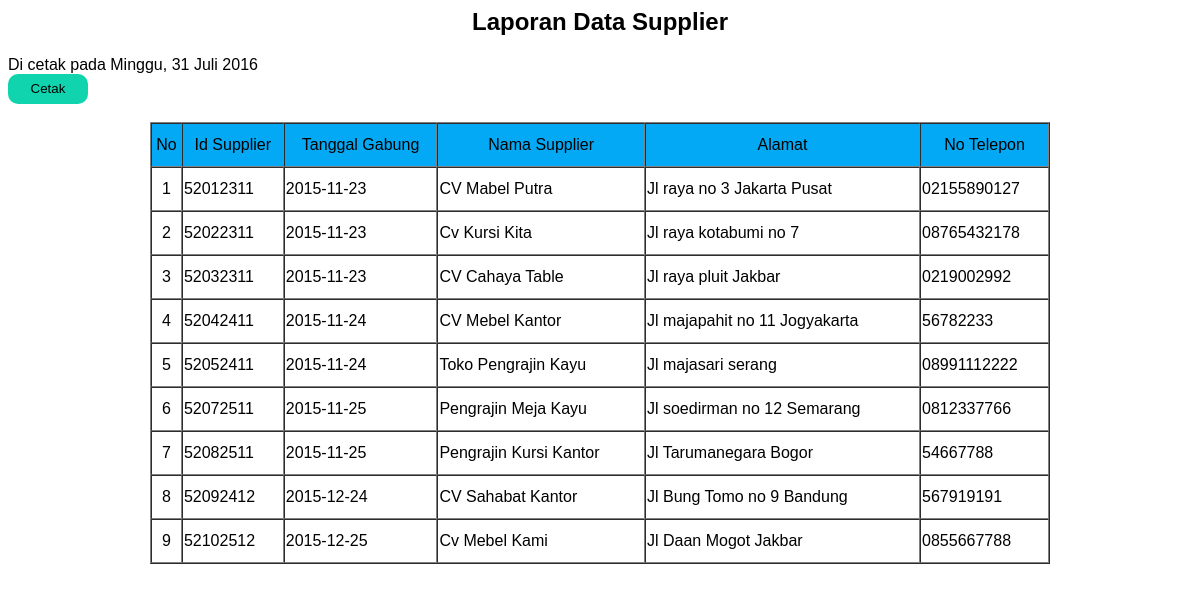
/data_supplier_report.php, run on the app's committed database.
### tables this page shows
CREATE TABLE IF NOT EXISTS `data_supplier` (
  `id_supplier` int(11) NOT NULL,
  `tgl_gabung` varchar(100) NOT NULL,
  `nama` varchar(100) NOT NULL,
  `alamat` varchar(255) NOT NULL,
  `tlp` varchar(15) NOT NULL
);

### fungsi.php (called while the page is built, shortened)
<?php
function tampilsupplier(){
	global $link;
	$query= "SELECT * FROM data_supplier";
	$result= mysqli_query($link, $query) or die("Tampil data Gagal");
	return $result;
}
?>

### data_supplier_report.php (the view, shortened to what this page needs)
<center><h2>Laporan Data Supplier</h2></center>
Di cetak pada <script type="text/javascript" src="almanak.js"></script>
<form>
	<table border="1" cellspacing="0" class="tabel2" align="center">
		<tr  bgcolor="#03A9F4" align="center">
			<td>No</td>
			<td>Id Supplier</td>
			<td>Tanggal Gabung</td>
			<td>Nama Supplier</td>
			<td>Alamat</td>
			<td>No Telepon</td>
		</tr>
<?php
$no=1;
$result=tampilsupplier();
while ($row=mysqli_fetch_assoc($result)) { ?>
		<tr>
			<td align="center"><?php echo $no; ?></td>
			<td><?php echo $row['id_supplier'];?></td>
			<td><?php echo $row['tgl_gabung'];?></td>
			<td><?php echo $row['nama'];?></td>
			<td><?php echo $row['alamat'];?></td>
			<td><?php echo $row['tlp'];?></td>
		</tr>
		<?php $no++;?>
		<?php }?>
		<input type="submit" name="submit" value="Cetak" class="cetak" onclick="window.print();">
		<br><br>
	</table>
</form>

### data_supplier_report.php (style rules this page uses)
.tabel2 { width: 900px; line-height: 40px; }
.cetak { background-color: #0FD4AD; height: 30px; width: 80px; border:0px; border-radius: 10px; }

### data on the page
data_supplier: id_supplier "52012311", tgl_gabung "2015-11-23", nama "CV Mabel Putra", alamat "Jl raya no 3 Jakarta Pusat", tlp "02155890127"
data_supplier: id_supplier "52022311", tgl_gabung "2015-11-23", nama "Cv Kursi Kita", alamat "Jl raya kotabumi no 7", tlp "08765432178"
data_supplier: id_supplier "52032311", tgl_gabung "2015-11-23", nama "CV Cahaya Table", alamat "Jl raya pluit Jakbar", tlp "0219002992"
data_supplier: id_supplier "52042411", tgl_gabung "2015-11-24", nama "CV Mebel Kantor", alamat "Jl majapahit no 11 Jogyakarta", tlp "56782233"
data_supplier: id_supplier "52052411", tgl_gabung "2015-11-24", nama "Toko Pengrajin Kayu", alamat "Jl majasari serang", tlp "08991112222"
data_supplier: id_supplier "52072511", tgl_gabung "2015-11-25", nama "Pengrajin Meja Kayu", alamat "Jl soedirman no 12 Semarang", tlp "0812337766"
data_supplier: id_supplier "52082511", tgl_gabung "2015-11-25", nama "Pengrajin Kursi Kantor", alamat "Jl Tarumanegara Bogor", tlp "54667788"
data_supplier: id_supplier "52092412", tgl_gabung "2015-12-24", nama "CV Sahabat Kantor", alamat "Jl Bung Tomo no 9 Bandung", tlp "567919191"
data_supplier: id_supplier "52102512", tgl_gabung "2015-12-25", nama "Cv Mebel Kami", alamat "Jl Daan Mogot Jakbar", tlp "0855667788"
